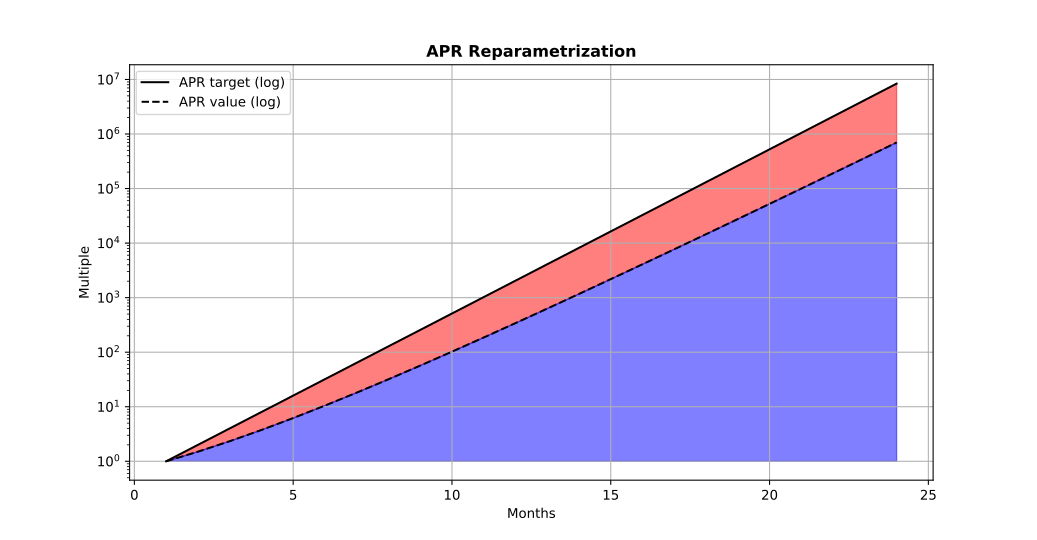

Source code (Python):
#!/usr/bin/env -S ipython --matplotlib=auto

#%%
import matplotlib.pyplot as pp
import numpy as np
import os

path = os.path.dirname(os.path.abspath(__file__))
path = os.path.join(path, 'apr-of.2.txt')
data = np.genfromtxt(path)
tgts = data[:,2] / 1000
aprs = data[:,1] / 1000
idxs = data[:,0]
ones = np.ones(data.shape[0])

pp.semilogy(idxs, tgts, color='black')
pp.semilogy(idxs, aprs, color='black', linestyle='--')
pp.fill_between(idxs, tgts, aprs, where=tgts>=0, color='r', alpha=0.5)
pp.fill_between(idxs, aprs, ones, where=aprs>=0, color='b', alpha=0.5)

pp.title('APR Reparametrization', fontweight='bold')
pp.legend(['APR target (log)', 'APR value (log)'])
pp.ylabel('Multiple')
pp.xlabel('Months')
pp.grid()

#%%
if __name__ == '__main__':
    pp.show(block=True)
